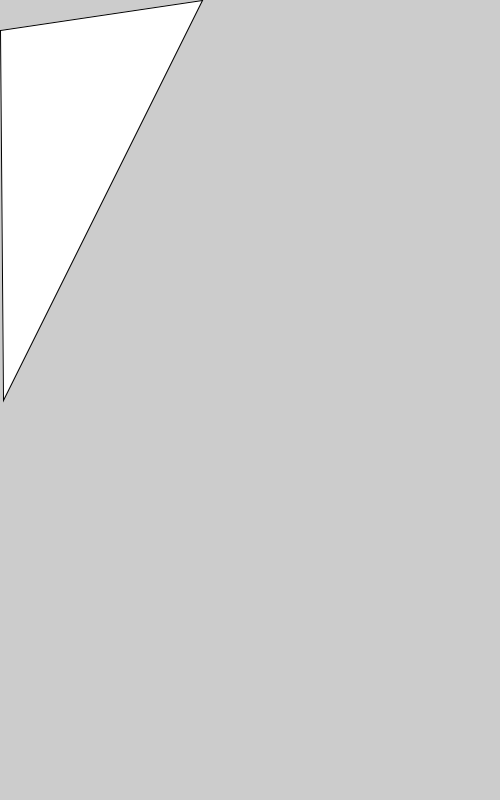
Frame 1 (no input)
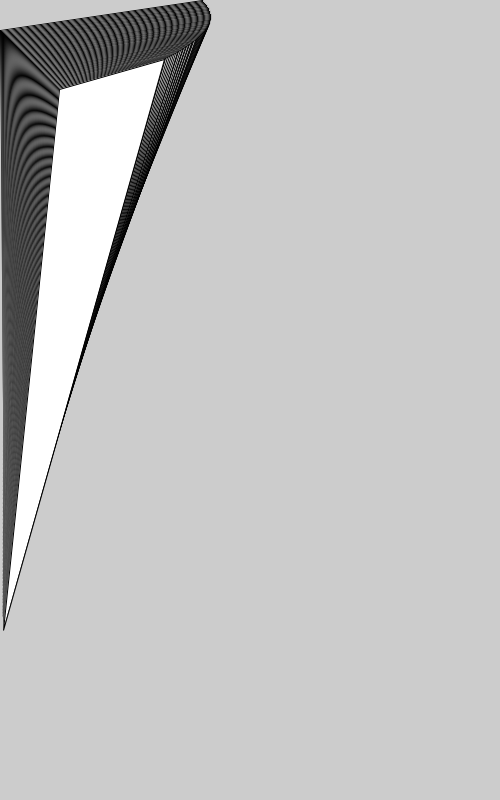
Frame 60 (the mouse pressed at the canvas centre just before this capture)
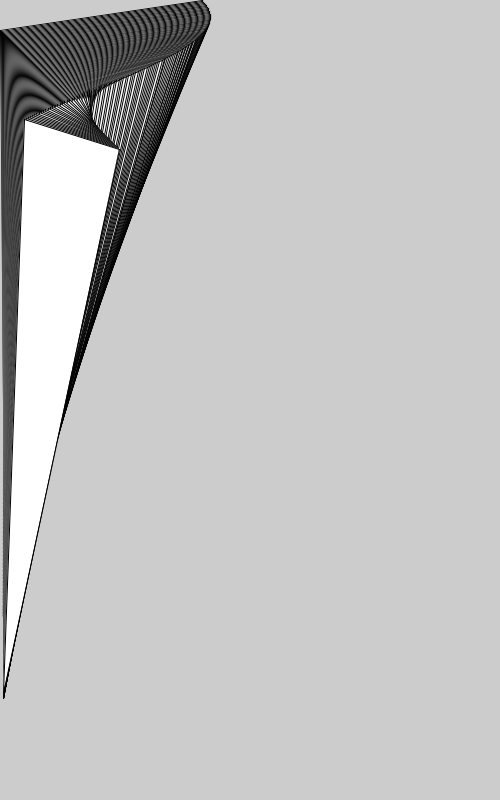
Frame 120 (the mouse held since frame 60 and released just before this capture)

The Processing sketch that drew these frames (run headless with seeded random() and noise(); from frame 60 on, the mouse is pressed at the canvas centre):

// Processing sketch: processing_53291
// ── processing_53291.pde

int mode = 1;
float x,y,angle;


void setup(){
  size(500,800);
  smooth(); 
  x = 0;
  y = 0;
  angle = 0;
  
}


void draw(){
  if(mode == 1){
     x = cos(radians(angle)) * 200 + 2;
    y = sin(radians(angle)) * 200 + height/2;
    triangle(x+angle,angle, angle, angle+30, 3, y+angle);
    angle++;
  } else if (mode == 2){ 
    background(0);
    float ellSize = 0;
   for(int x = 0; x < width; x+=10){
   for(int y = 0; y < 60; y+=100){
     ellSize = cos(x+y)+sin(x-8)*10;
     triangle(x, y, mouseX, mouseY, ellSize+x, ellSize*80);
     
   }
 }
 
  } else  if(mode ==3){
     float ellSize = 0;
     for(int x = 0; x < width; x+=10){
       for(int y = 0; y < height; y+=10){
         ellSize = cos(x+y)+sin(x-8)*10;
         triangle(x, y, ellSize, mouseY, mouseX, ellSize);
     }
    }
  }
}

void keyPressed(){
  if(key == 'a'){
     mode = 1;
  }else if (key =='s'){
   mode = 2;
  }else if (key == 'd'){
   mode = 3;
  } 
}
